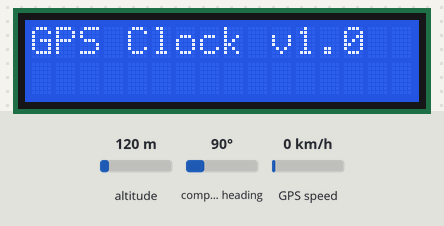
Bench run of a sketch on a simulated Arduino Uno, built with avr-gcc and run on an emulated ATmega328P. On the bench: 16×2 character LCD. The inputs (shaded band) are chosen by the test bench; at power-on: altitude 120 m, compass heading 90°, GPS speed 0 km/h. The GPS gets a fix after 3 s at 37.7749, -122.4194 with 8 satellites.

Above: at 0.1 s.
At 1.1 s:
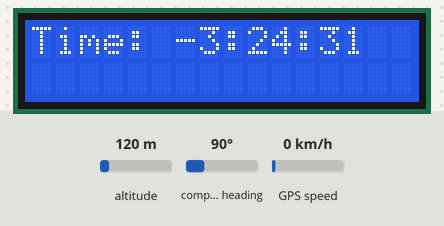
At 10.2 s:
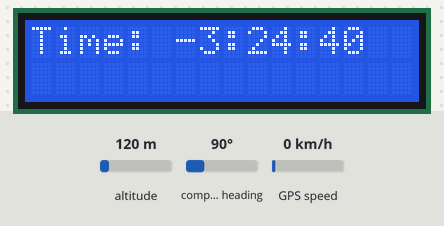
At 19.2 s:
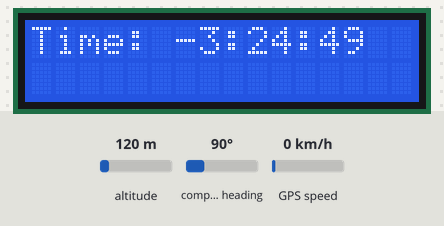
At 28.3 s:
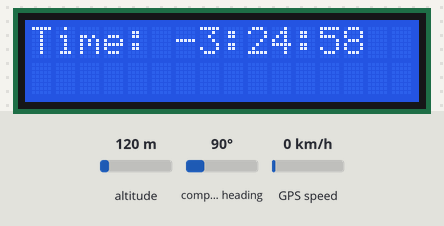
At 38.3 s:
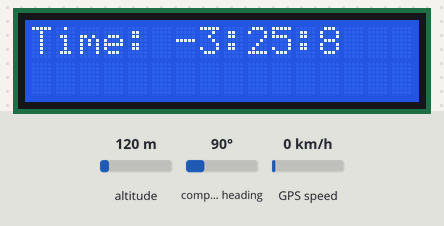

Measured:
- what the display in image 1 shows lasts 1.0 s, from 1.1 s to 2.1 s

The sketch:

GPSClock.ino
```cpp
#include <LiquidCrystal.h>
#include <Adafruit_GPS.h>
#include <SoftwareSerial.h>

LiquidCrystal lcd(12,11,5,4,6,7);
SoftwareSerial mySerial(3, 2);
Adafruit_GPS GPS(&mySerial);
#define GPSECHO  true
boolean usingInterrupt = false;
void useInterrupt(boolean);
void setup()
{
  lcd.begin(16, 2);
  lcd.print("GPS Clock v1.0");
  GPS.begin(9600);
  GPS.sendCommand(PMTK_SET_NMEA_OUTPUT_RMCGGA);
  GPS.sendCommand(PMTK_SET_NMEA_UPDATE_1HZ);
  GPS.sendCommand(PGCMD_ANTENNA);
  useInterrupt(true);
  delay(1000);
  mySerial.println(PMTK_Q_RELEASE);
  lcd.clear();

}
SIGNAL(TIMER0_COMPA_vect) {
  char c = GPS.read();
#ifdef UDR0
  if (GPSECHO)
    if (c) UDR0 = c;
#endif
}
void useInterrupt(boolean v) {
  if (v) {
    OCR0A = 0xAF;
    TIMSK0 |= _BV(OCIE0A);
    usingInterrupt = true;
  } else {
    TIMSK0 &= ~_BV(OCIE0A);
    usingInterrupt = false;
  }
}
uint32_t timer = millis();

void loop()
{
  if (! usingInterrupt) {
    char c = GPS.read();
    if (GPSECHO)
      if (c) Serial.print(c);
  }

  if (GPS.newNMEAreceived()) {
    if (!GPS.parse(GPS.lastNMEA()))
      return;
  }

  if (timer > millis())  timer = millis();


  if (millis() - timer > 1000) {
    timer = millis();

    lcd.print("Time: ");
    lcd.print(GPS.hour -13, DEC);
    lcd.print(":");
    lcd.print(GPS.minute, DEC);
    lcd.print(":");
    lcd.print(GPS.seconds, DEC);
    delay(1000);
    lcd.clear();

  }
}
```
